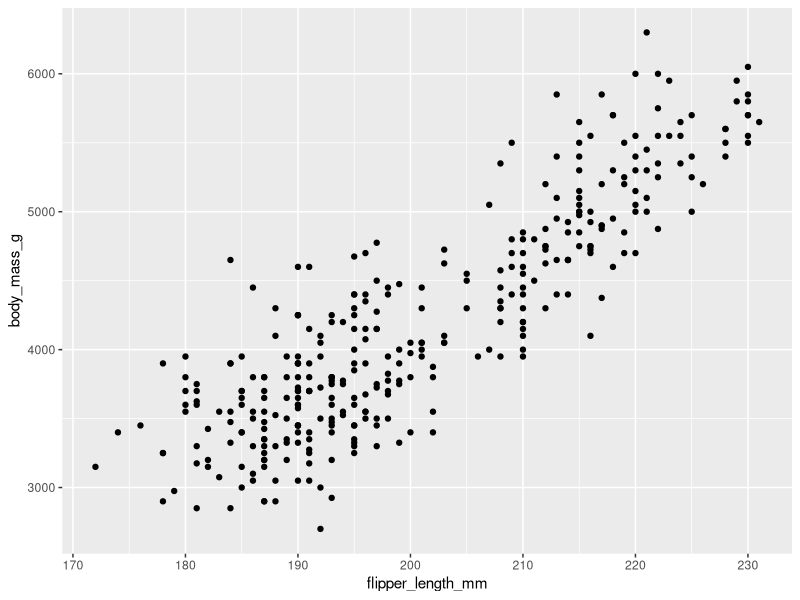
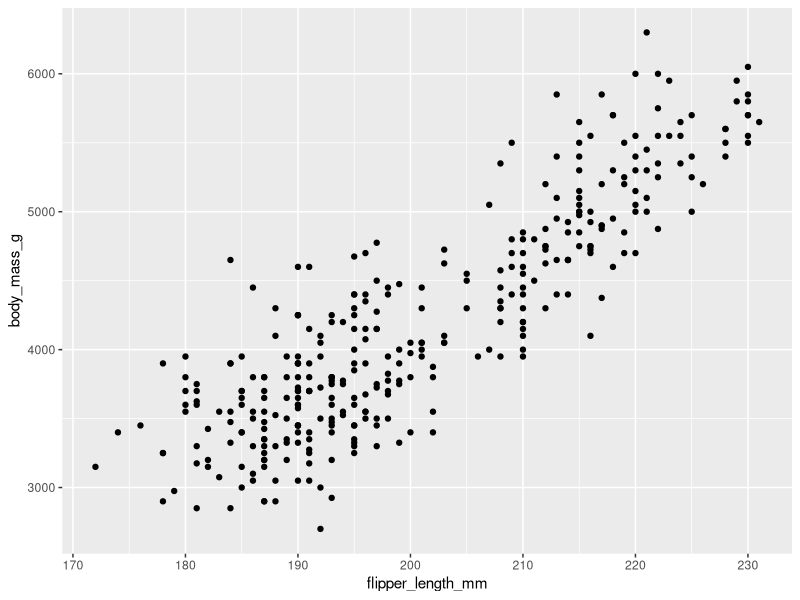
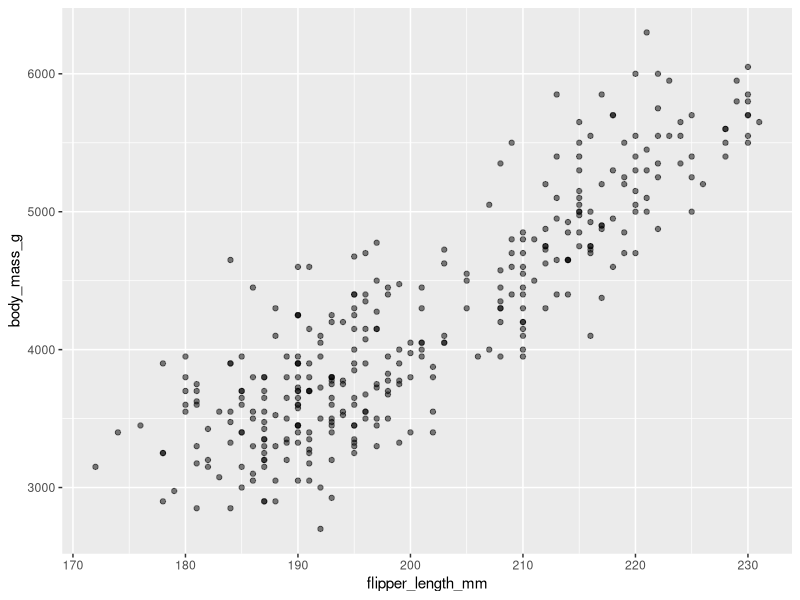
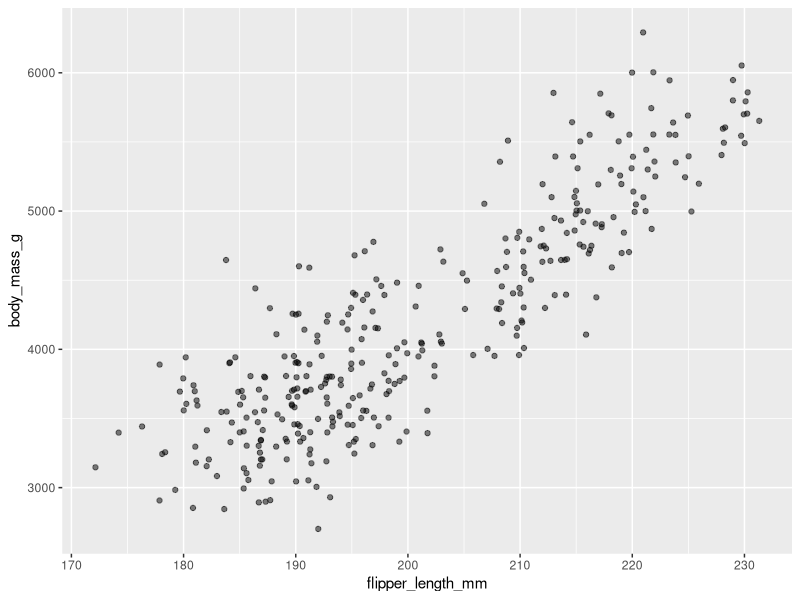
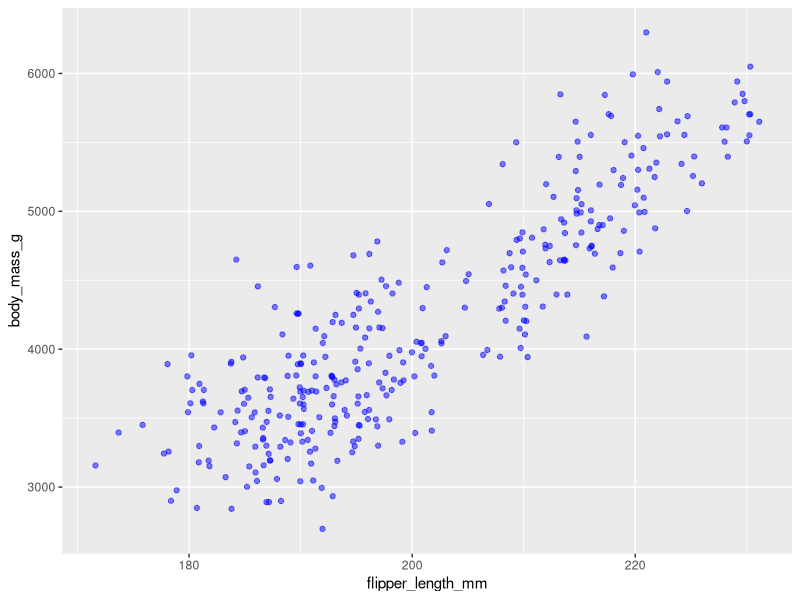
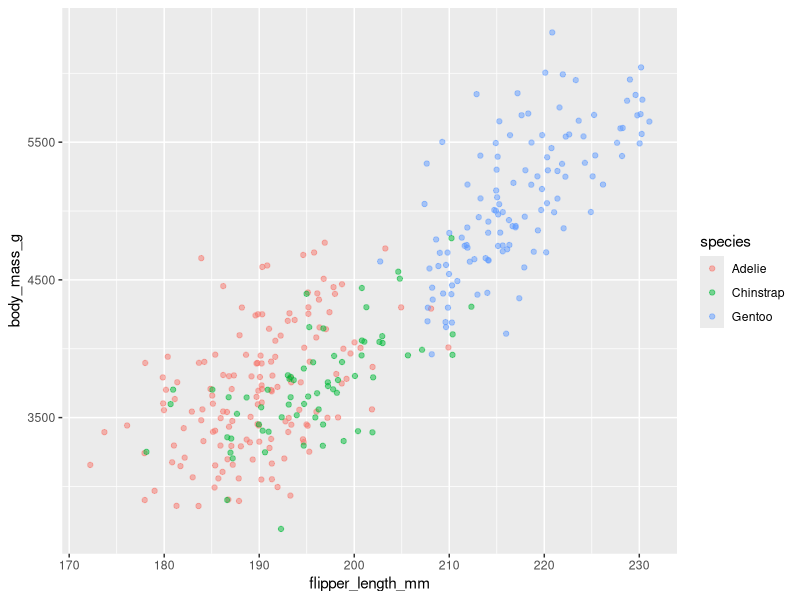
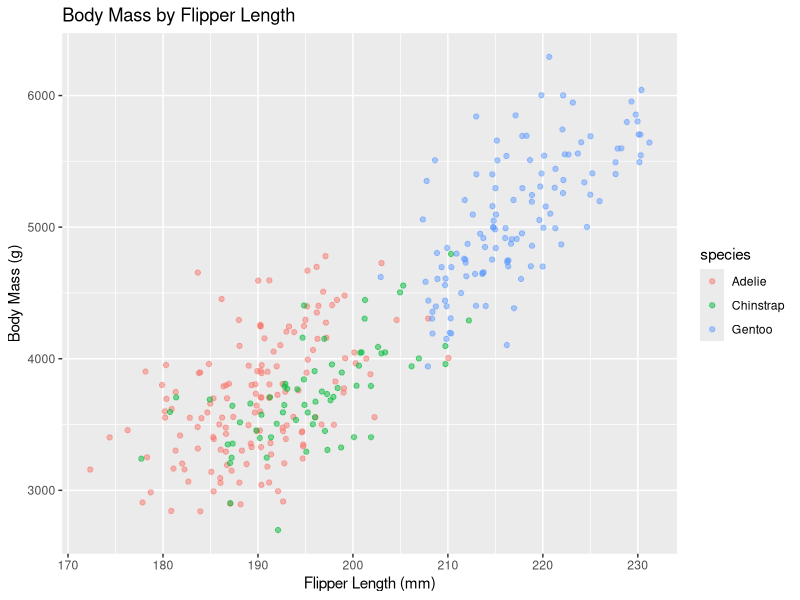
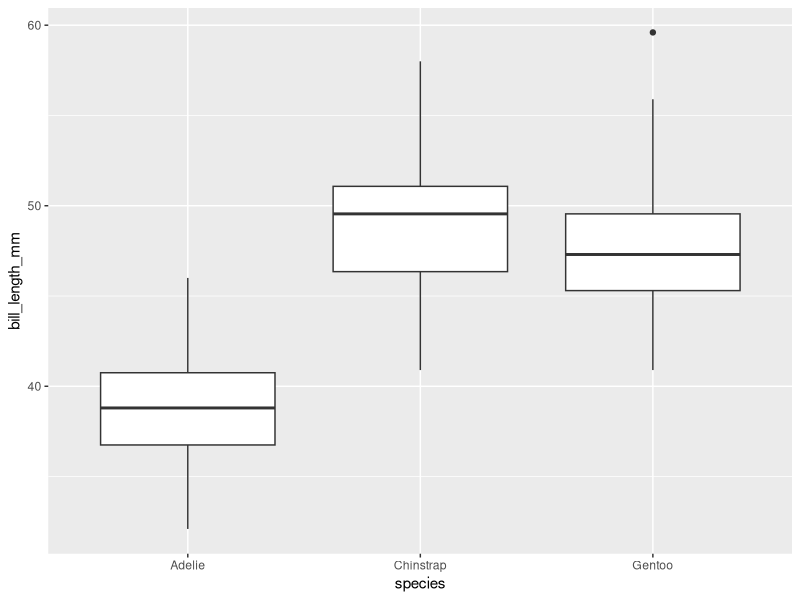

These figures' R source, in order:
## ---- chunk 1
knitr::opts_chunk$set(echo = TRUE,
                      message = FALSE,
                      warning = FALSE)
## ---- chunk 2
library(tidyverse)
library(palmerpenguins)
## ---- chunk 3
data(penguins)
## ---- chunk 4
glimpse(penguins)
## ---- chunk 5
select(penguins, species, body_mass_g, sex)
## ---- chunk 6
filter(penguins, island == "Biscoe")
## ---- chunk 7
penguins_biscoe <- filter(penguins, island == "Biscoe")
penguins_biscoe <- select(penguins_biscoe, species, body_mass_g, sex)
## ---- chunk 8
penguins_Biscoe <- select(filter(penguins, island == "Biscoe"),  species, body_mass_g, sex)
## ---- chunk 9
penguins %>%
    filter(island == "Biscoe") %>%
    select(species, body_mass_g, sex)
## ---- chunk 10
penguins_biscoe <- penguins %>%
    filter(island == "Biscoe") %>%
    select(species, body_mass_g, sex)

penguins_biscoe
## ---- chunk 11
penguins %>%
    mutate(flipper_length_cm = flipper_length_mm / 10)
## ---- chunk 12
penguins %>%
    group_by(island) %>%
    summarize(mean_flipper_length_mm = mean(flipper_length_mm))
## ---- chunk 13
penguins %>%
    group_by(island) %>%
    summarize(mean_flipper_length_mm = mean(flipper_length_mm, na.rm = TRUE))
## ---- chunk 14
penguins %>%
    group_by(island, species) %>%
    summarize(mean_flipper_length_mm = mean(flipper_length_mm, na.rm = TRUE))
## ---- chunk 15
penguins %>%
    group_by(island, species) %>%
    summarize(mean_flipper_length_mm = mean(flipper_length_mm, na.rm = TRUE),
              min_flipper_length_mm = min(flipper_length_mm, na.rm = TRUE),
              max_flipper_length_mm = max(flipper_length_mm, na.rm = TRUE))
## ---- chunk 16
penguins %>%
    group_by(island, species) %>%
    summarize(mean_flipper_length_mm = mean(flipper_length_mm, na.rm = TRUE),
              min_flipper_length_mm = min(flipper_length_mm, na.rm = TRUE),
              max_flipper_length_mm = max(flipper_length_mm, na.rm = TRUE)) %>%
    arrange(mean_flipper_length_mm)
## ---- chunk 17
penguins %>%
    group_by(island, species) %>%
    summarize(mean_flipper_length_mm = mean(flipper_length_mm, na.rm = TRUE),
              min_flipper_length_mm = min(flipper_length_mm, na.rm = TRUE),
              max_flipper_length_mm = max(flipper_length_mm, na.rm = TRUE)) %>%
    arrange(desc(mean_flipper_length_mm))
## ---- chunk 18
ggplot(data = penguins, aes(x = flipper_length_mm, y = body_mass_g)) +
    geom_point()
## ---- chunk 19
ggplot(data = penguins, aes(x = flipper_length_mm, y = body_mass_g)) +
    geom_point()
## ---- chunk 20
ggplot(data = penguins, aes(x = flipper_length_mm, y = body_mass_g)) +
    geom_point(alpha = 0.5)
## ---- chunk 21
ggplot(data = penguins, aes(x = flipper_length_mm, y = body_mass_g)) +
    geom_jitter(alpha = 0.5)
## ---- chunk 22
ggplot(data = penguins, aes(x = flipper_length_mm, y = body_mass_g)) +
    geom_jitter(alpha = 0.5, color = "blue")
## ---- chunk 23
ggplot(data = penguins, aes(x = flipper_length_mm, y = body_mass_g)) +
    geom_jitter(aes(color = species), alpha = 0.5)
## ---- chunk 24
ggplot(data = penguins, aes(x = flipper_length_mm, y = body_mass_g)) +
    geom_jitter(aes(color = species), alpha = 0.5) +
    labs(title="Body Mass by Flipper Length",
         x="Flipper Length (mm)",
         y="Body Mass (g)")
## ---- chunk 25
ggplot(data = penguins, aes(x = species, y = bill_length_mm)) +
    geom_boxplot()
## ---- chunk 26
ggplot(data = penguins, aes(x = species, y = bill_length_mm)) +
    geom_boxplot(alpha = 0) +
    geom_jitter(alpha = 0.5, color = "tomato")
## ---- chunk 27
ggplot(data = penguins, aes(x = island)) +
    geom_bar()
## ---- chunk 28
ggplot(data = penguins, aes(x = island)) +
    geom_bar(aes(fill = species))
## ---- chunk 29
ggplot(data = penguins, aes(x = island)) +
    geom_bar(aes(fill = species), position = "dodge")
